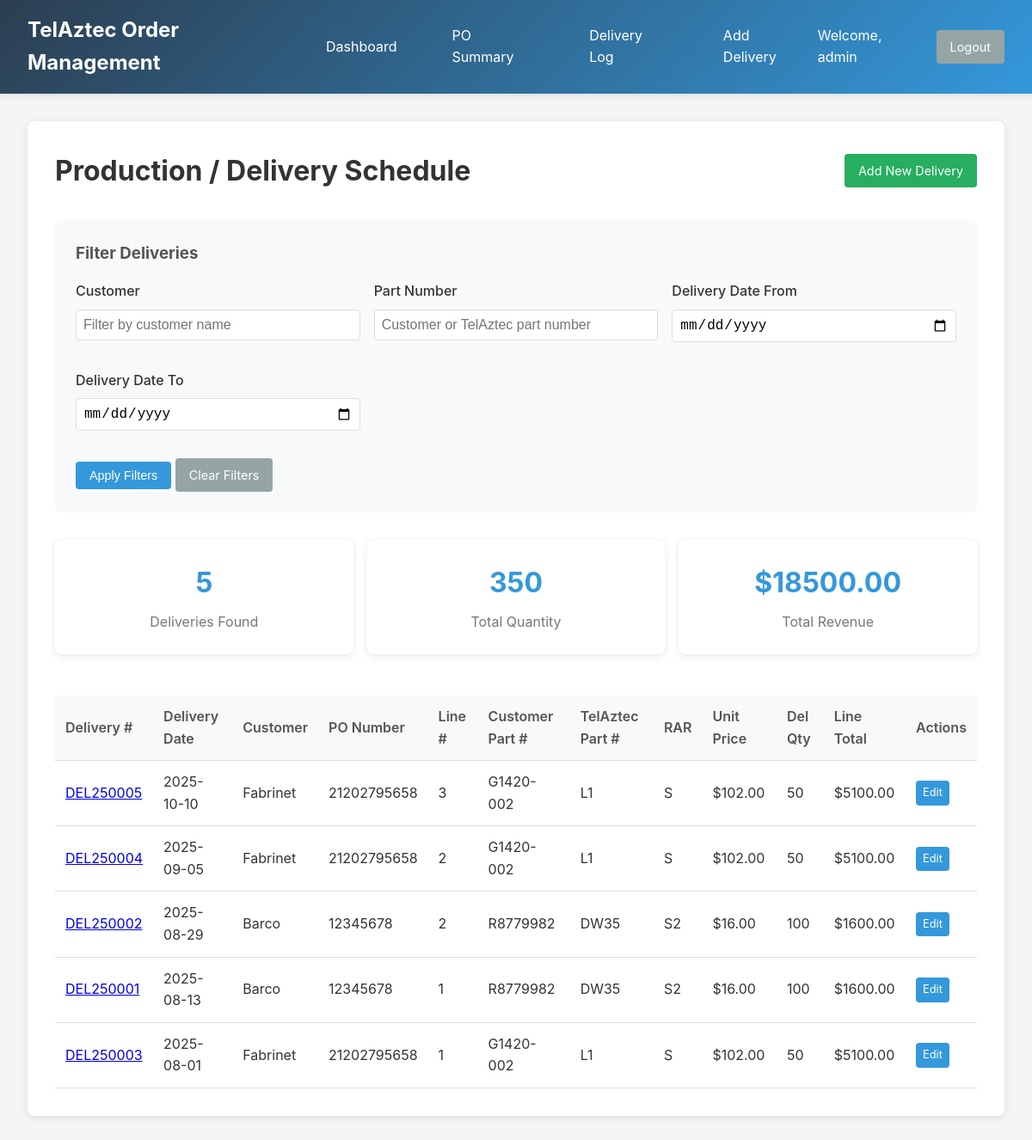
The page /delivery_log (signed in) on the database its author committed.
### tables this page shows
CREATE TABLE delivery_log (
            id INTEGER PRIMARY KEY AUTOINCREMENT,
            delivery_number TEXT UNIQUE NOT NULL,
            customer TEXT NOT NULL,
            po_number TEXT NOT NULL,
            line_number TEXT NOT NULL,
            customer_part_number TEXT NOT NULL,
            unit_price REAL NOT NULL,
            telaztec_part_number TEXT,
            rar TEXT,
            delivery_quantity INTEGER NOT NULL,
            delivery_date DATE NOT NULL,
            line_total_price REAL NOT NULL,
            created_date TIMESTAMP DEFAULT CURRENT_TIMESTAMP,
            last_modified TIMESTAMP DEFAULT CURRENT_TIMESTAMP
        );

### app.py (the view)
@app.route('/delivery_log')
@login_required
def delivery_log():
    conn = get_db_connection()
    customer_filter = request.args.get('customer', '')
    part_filter = request.args.get('part', '')
    date_from = request.args.get('date_from', '')
    date_to = request.args.get('date_to', '')
    query = 'SELECT * FROM delivery_log WHERE 1=1'
    params = []
    if customer_filter:
        query += ' AND customer LIKE ?'
        params.append(f'%{customer_filter}%')
    if part_filter:
        query += ' AND (customer_part_number LIKE ? OR telaztec_part_number LIKE ?)'
        params.append(f'%{part_filter}%')
        params.append(f'%{part_filter}%')
    if date_from:
        query += ' AND delivery_date >= ?'
        params.append(date_from)
    if date_to:
        query += ' AND delivery_date <= ?'
        params.append(date_to)
    query += ' ORDER BY delivery_date DESC'
    deliveries = conn.execute(query, params).fetchall()
    total_revenue = sum(delivery['line_total_price'] for delivery in deliveries)
    total_quantity = sum(delivery['delivery_quantity'] for delivery in deliveries)
    conn.close()
    return render_template('delivery_log.html',
                         deliveries=deliveries,
                         total_revenue=total_revenue,
                         total_quantity=total_quantity,
                         customer_filter=customer_filter,
                         part_filter=part_filter,
                         date_from=date_from,
                         date_to=date_to)

### app.py (called while the page is built)
def get_db_connection():
    conn = sqlite3.connect(DATABASE)
    conn.row_factory = sqlite3.Row
    return conn

def login_required(f):
    @wraps(f)
    def decorated_function(*args, **kwargs):
        if 'user_id' not in session:
            return redirect(url_for('login'))
        return f(*args, **kwargs)
    return decorated_function

### templates/delivery_log.html (shortened to what this page needs)
{% extends "base.html" %}
{% block content %}
<div class="card">
    <div style="display: flex; justify-content: space-between; align-items: center; margin-bottom: 2rem;">
        <h1>Production / Delivery Schedule</h1>
        {% if session.role == 'admin' %}
        <a href="{{ url_for('add_delivery') }}" class="btn btn-success">Add New Delivery</a>
        {% endif %}
    </div>
    <div class="filters">
        <h3>Filter Deliveries</h3>
        <form method="GET">
            <div class="form-row">
                <div class="form-group">
                    <label for="customer">Customer</label>
                    <input type="text" id="customer" name="customer" value="{{ customer_filter }}"
                           placeholder="Filter by customer name">
                </div>
                <div class="form-group">
                    <label for="part">Part Number</label>
                    <input type="text" id="part" name="part" value="{{ part_filter }}"
                           placeholder="Customer or TelAztec part number">
                </div>
                <div class="form-group">
                    <label for="date_from">Delivery Date From</label>
                    <input type="date" id="date_from" name="date_from" value="{{ date_from }}">
                </div>
                <div class="form-group">
                    <label for="date_to">Delivery Date To</label>
                    <input type="date" id="date_to" name="date_to" value="{{ date_to }}">
                </div>
            </div>
            <div style="margin-top: 1rem;">
                <button type="submit" class="btn">Apply Filters</button>
                <a href="{{ url_for('delivery_log') }}" class="btn btn-secondary">Clear Filters</a>
            </div>
        </form>
    </div>
    <div class="stats">
        <div class="stat-card">
            <div class="stat-number">{{ deliveries|length }}</div>
            <div class="stat-label">Deliveries Found</div>
        </div>
        <div class="stat-card">
            <div class="stat-number">{{ total_quantity }}</div>
            <div class="stat-label">Total Quantity</div>
        </div>
        <div class="stat-card">
            <div class="stat-number">${{ "%.2f"|format(total_revenue) }}</div>
            <div class="stat-label">Total Revenue</div>
        </div>
    </div>
    <div class="table-container">
        <table>
            <thead>
                <tr>
                    <th>Delivery #</th>
                    <th>Delivery Date</th>
                    <th>Customer</th>
                    <th>PO Number</th>
                    <th>Line #</th>
                    <th>Customer Part #</th>
                    <th>TelAztec Part #</th>
                    <th>RAR</th>
                    <th>Unit Price</th>
                    <th>Del Qty</th>
                    <th>Line Total</th>
                    {% if session.role == 'admin' %}
                    <th>Actions</th>
                    {% endif %}
                </tr>
            </thead>
            <tbody>
                {% for delivery in deliveries %}
                <tr>
                    <td>
                        {% if session.role == 'admin' %}
                        <a href="{{ url_for('edit_delivery', delivery_number=delivery.delivery_number) }}">{{ delivery.delivery_number }}</a>
                        {% else %}
                        {{ delivery.delivery_number }}
                        {% endif %}
                    </td>
                    <td>{{ delivery.delivery_date }}</td>
                    <td>{{ delivery.customer }}</td>
                    <td>{{ delivery.po_number }}</td>
                    <td>{{ delivery.line_number }}</td>
                    <td>{{ delivery.customer_part_number }}</td>
                    <td>{{ delivery.telaztec_part_number or '' }}</td>
                    <td>{{ delivery.rar or '' }}</td>
                    <td>${{ "%.2f"|format(delivery.unit_price) }}</td>
                    <td>{{ delivery.delivery_quantity }}</td>
                    <td>${{ "%.2f"|format(delivery.line_total_price) }}</td>
                    {% if session.role == 'admin' %}
                    <td>
                        <a href="{{ url_for('edit_delivery', delivery_number=delivery.delivery_number) }}"
                           class="btn" style="padding: 0.25rem 0.5rem; font-size: 0.8rem;">Edit</a>
                    </td>
                    {% endif %}
                </tr>
                {% endfor %}
            </tbody>
        </table>
    </div>
</div>
{% endblock %}

### templates/base.html (shortened to what this page needs)
<!DOCTYPE html>
<html lang="en">
<head>
</head>
<body>
    {% if session.user_id %}
    <header class="header">
        <div class="header-content">
            <div class="logo">TelAztec Order Management</div>
            <nav class="nav-links">
                <a href="{{ url_for('dashboard') }}">Dashboard</a>
                <a href="{{ url_for('po_log') }}">PO Summary</a>
                <a href="{{ url_for('delivery_log') }}">Delivery Log</a>
                {% if session.role == 'admin' %}
                <a href="{{ url_for('add_delivery') }}">Add Delivery</a>
                {% endif %}
            </nav>
            <div class="user-info">
                <span>Welcome, {{ session.username }}</span>
                <a href="{{ url_for('logout') }}" class="btn btn-secondary">Logout</a>
            </div>
        </div>
    </header>
    {% endif %}
    <div class="container">
        {% block content %}{% endblock %}
    </div>
</body>
</html>

### templates/base.html (style rules this page uses)
* { margin: 0; padding: 0; box-sizing: border-box; }
body { font-family: -apple-system, BlinkMacSystemFont, 'Segoe UI', Roboto, sans-serif; background-color: #f5f5f5; color: #333; line-height: 1.6; }
.header { background: linear-gradient(135deg, #2c3e50, #3498db); color: white; padding: 1rem 0; box-shadow: 0 2px 10px rgba(0,0,0,0.1); }
.header-content { max-width: 1200px; margin: 0 auto; display: flex; justify-content: space-between; align-items: center; padding: 0 2rem; }
.logo { font-size: 1.5rem; font-weight: bold; }
.nav-links { display: flex; gap: 2rem; align-items: center; }
.nav-links a { color: white; text-decoration: none; padding: 0.5rem 1rem; border-radius: 4px; transition: background-color 0.3s; }
.user-info { display: flex; align-items: center; gap: 1rem; }
.container { max-width: 1200px; margin: 2rem auto; padding: 0 2rem; }
.card { background: white; border-radius: 8px; padding: 2rem; margin-bottom: 2rem; box-shadow: 0 2px 10px rgba(0,0,0,0.1); }
.btn { background: #3498db; color: white; padding: 0.5rem 1rem; border: none; border-radius: 4px; cursor: pointer; text-decoration: none; display: inline-block; font-size: 0.9rem; transition: background-color 0.3s; }
.btn-success { background: #27ae60; }
.btn-secondary { background: #95a5a6; }
.form-group { margin-bottom: 1rem; }
.form-group label { display: block; margin-bottom: 0.5rem; font-weight: 500; }
.form-group input, .form-group select { width: 100%; padding: 0.5rem; border: 1px solid #ddd; border-radius: 4px; font-size: 1rem; }
.form-row { display: grid; grid-template-columns: repeat(auto-fit, minmax(250px, 1fr)); gap: 1rem; }
.table-container { overflow-x: auto; }
table { width: 100%; border-collapse: collapse; margin-top: 1rem; }
th, td { padding: 0.75rem; text-align: left; border-bottom: 1px solid #ddd; }
th { background: #f8f9fa; font-weight: 600; color: #555; }
.filters { background: #f8f9fa; padding: 1.5rem; border-radius: 8px; margin-bottom: 2rem; }
.filters h3 { margin-bottom: 1rem; color: #555; }
.stats { display: grid; grid-template-columns: repeat(auto-fit, minmax(200px, 1fr)); gap: 1rem; margin-bottom: 2rem; }
.stat-card { background: white; padding: 1.5rem; border-radius: 8px; text-align: center; box-shadow: 0 2px 10px rgba(0,0,0,0.1); }
.stat-number { font-size: 2rem; font-weight: bold; color: #3498db; }
.stat-label { color: #777; margin-top: 0.5rem; }

### rows shown on the page
delivery_log: delivery_number "DEL250005", delivery_date "2025-10-10", customer "Fabrinet", po_number "21202795658", line_number "3", customer_part_number "G1420-002", telaztec_part_number "L1", rar "S", unit_price "102.00", delivery_quantity "50", line_total_price "5100.00"
delivery_log: delivery_number "DEL250004", delivery_date "2025-09-05", customer "Fabrinet", po_number "21202795658", line_number "2", customer_part_number "G1420-002", telaztec_part_number "L1", rar "S", unit_price "102.00", delivery_quantity "50", line_total_price "5100.00"
delivery_log: delivery_number "DEL250002", delivery_date "2025-08-29", customer "Barco", po_number "12345678", line_number "2", customer_part_number "R8779982", telaztec_part_number "DW35", rar "S2", unit_price "16.00", delivery_quantity "100", line_total_price "1600.00"
delivery_log: delivery_number "DEL250001", delivery_date "2025-08-13", customer "Barco", po_number "12345678", line_number "1", customer_part_number "R8779982", telaztec_part_number "DW35", rar "S2", unit_price "16.00", delivery_quantity "100", line_total_price "1600.00"
delivery_log: delivery_number "DEL250003", delivery_date "2025-08-01", customer "Fabrinet", po_number "21202795658", line_number "1", customer_part_number "G1420-002", telaztec_part_number "L1", rar "S", unit_price "102.00", delivery_quantity "50", line_total_price "5100.00"

### other values the page prints
{{ session.username }} "admin"
{{ deliveries|length }} "5"
{{ total_quantity }} "350"
{{ "%.2f"|format(total_revenue) }} "18500.00"
